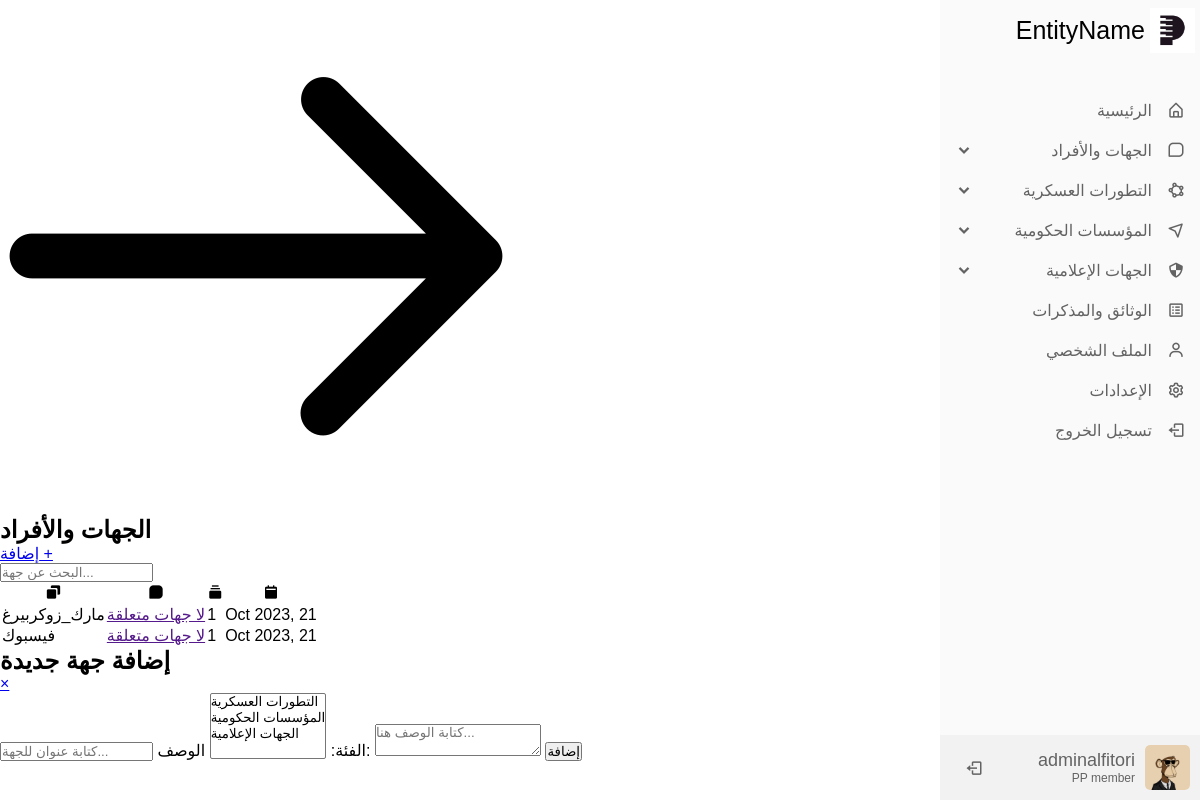
/parties/ (signed in), run on the app's committed database.
### main/models.py (models this page shows, shortened)
class Headline(models.Model):
    title = models.CharField(max_length=500, null=True)
    created_at = models.DateTimeField(auto_now_add=True)
    class Meta:
        ordering = ['-created_at']

class Party(models.Model):
    title = models.CharField(max_length=2000)
    text = models.TextField(blank=True, null=True)
    creator = models.ForeignKey(User, related_name='Pcreator', null=True, on_delete=models.SET_NULL)
    headline = models.ManyToManyField(Headline, blank=True, related_name="Pheadline")
    created_at = models.DateTimeField(auto_now_add=True)
    class Meta:
        ordering = ['-created_at']

### main/views.py (the view, shortened to what this page needs)
# urls.py: path('parties/', main_views.parties, name='parties'),
@login_required
def parties(request):
    parties = Party.objects.all()
    headlines = Headline.objects.all()
    context = {'parties': parties, 'headlines': headlines,}
    return render(request, 'main/parties.html', context)

### main/templates/main/parties.html (shortened to what this page needs)
{% extends 'main/base.html' %}
{% block content %}
{% load static %}
{% load compress %}
<!DOCTYPE html>
<html lang="en" dir="ltr">
  <head>
    {% compress css %}
    <link type="text/x-scss" href="{% static 'main/css/style.scss' %}"     rel="stylesheet" media="screen">
    {% endcompress %}
    <link href='https://unpkg.com/boxicons@2.0.7/css/boxicons.min.css' rel='stylesheet'>
    </head>
<body>
</body>
<body hx-target="this" hx-swap="outerHTML">
  <div class="section1">
    {% include 'main/components/sidebar.html' %}
    <section class="home-section" id="home-section">
      <div class="section2">
        <div class="back">
            <a onclick="openLoaderPage()" hx-get="{% url 'home' %}"><img src="{% static 'main/images/back.png' %}" alt=""></a>
        </div>
        <div class="heading">
            <div class="right">
                <h2 class="title">الجهات والأفراد</h2>
            </div>
            <div class="left">
                <a href="#addParty" class="add">إضافة +</a>
                <div class="search-bar">
                  <form onsubmit="openLoaderPage()" hx-get="{% url 'search' %}" class="form">
                    <input type="text" name="query" id="search_input" placeholder="البحث عن جهة..." oninput="replaceSpaces1()"/>
                  </form>
                </div>
            </div>
        </div>
        <div class="feed">
            <table class="feedtable">
            <tr>
                <th><i class='bx bxs-copy' ></i></th>
                <th><i class='bx bxs-message-square' ></i></th>
                <th><i class='bx bxs-collection' ></i></th>
                <th><i class='bx bxs-calendar-alt' ></i></th>
            </tr>
            {% for party in parties %}
            <tr>
                <td class="title"><a onclick="openLoaderPage()" class="td_link" hx-get="{% url 'party' party.id %}">{{party.title}}</a></td>
                <td class="party">
                  {% if party.headline.all.count == 0 %}
                  <a href="" class="td_link">لا جهات متعلقة</a>
                  {% else %}
                  {% for obj in party.headline.all|slice:":1" %}
                  <a onclick="openLoaderPage()" hx-get="" class="td_link">{{obj.title}}</a>
                  {% endfor %}
                  {% endif %}
                </td>
                <td class="count">{{party.infoParty.all.count}}</td>
                <td class="created_at">{{party.created_at|date:"M Y, d" }}</td>
            </tr>
            {% endfor %}
            </table>
        </div>
    </div>
    <div id="addParty" class="overlay">
        <div class="sidePopup" id="sidePopup">
          <h2>إضافة جهة جديدة</h2>
          <a class="close" href="#">&times;</a>
          <div class="content">
            <form method="post" onsubmit="openLoaderPage()" hx-post="{% url 'parties' %}" action="." id="addParty">
                  <input type="text" class="textarea" id="title_textarea" name="title" placeholder="كتابة عنوان للجهة..." oninput="replaceSpaces()">
                  <label for="headlines" class="selectlabel">الفئة:</label>
                  <select name="headlines" id="headlines" multiple>
                    {% for headline in headlines %}
                    <option value="{{headline.id}}">{{headline.title}}</option>
                    {% endfor %}
                  </select>
                  <label for="headlines" class="selectlabel">الوصف:</label>
                  <textarea style="margin-top: 0;" name="text" id="textarea" class="text-textarea" placeholder="كتابة الوصف هنا..."></textarea>
                  <button class="submit" type="submit" onclick="openLoaderPage(), replaceSpaces()" hx-post="{% url 'parties' %}">إضافة</button>
                </form>
          </div>
        </div>
      </div>
  </body>
</html>
{% endblock content %}

### main/templates/main/base.html (shortened to what this page needs)
{% load static %}
<!DOCTYPE html>
<html lang="en">
<head>
</head>
<body>
    {% block content %}
    {% endblock content %}
</body>
</html>

### main/templates/main/components/sidebar.html (shortened to what this page needs)
{% load static %}
<div class="sidebar">
    <a href="{% url 'home' %}"><div class="logo-details">
      <img src="{% static 'main/images/logo.png' %}" alt="">
      <span class="logo_name">EntityName</span>
    </div></a>
    <ul class="nav-links">
      <li class="mainLi">
        <a onclick="openLoaderPage()" hx-get="{% url 'home' %}">
          <i class='bx bx-home-alt' ></i>
          <span class="link_name">الرئيسية</span>
        </a>
      </li>
      <li class="mainLi">
        <div class="iocn-link">
          <a onclick="openLoaderPage()" hx-get="{% url 'parties' %}">
            <i class='bx bx-message-square' ></i>
            <span class="link_name">الجهات والأفراد</span>
          </a>
          <i class='bx bxs-chevron-down arrow' ></i>
        </div>
      </li>
      {% for headline in headlines %}
      <li class="mainLi">
        <div class="iocn-link">
          <a onclick="openLoaderPage()" hx-get="{% url 'headline' headline.id %}">
            {% if headline.id == 1 %}
            <i class='bx bx-shield-quarter'></i>
            {% elif headline.id == 2 %}
            <i class='bx bx-navigation'></i>
            {% elif headline.id == 3 %}
            <i class='bx bx-shape-polygon'></i>
            {% else %}
            <i class='bx bx-message-square' ></i>
            {% endif %}
            <span class="link_name">{{headline.title}}</span>
          </a>
          <i class='bx bxs-chevron-down arrow' ></i>
        </div>
      </li>
      {% endfor %}
      <li class="mainLi">
        <a onclick="openLoaderPage()" hx-get="{% url 'documents' %}">
          <i class='bx bx-spreadsheet'></i>
          <span class="link_name">الوثائق والمذكرات</span>
        </a>
      </li>
      <li class="mainLi">
        <a href="#">
          <i class='bx bx-user' ></i>
          <span class="link_name">الملف الشخصي</span>
        </a>
      </li>
      <li class="mainLi">
        <a href="#">
          <i class='bx bx-cog' ></i>
          <span class="link_name">الإعدادات</span>
        </a>
      </li>
      <li class="mainLi">
        <a href="{% url 'logout' %}">
          <i class='bx bx-log-out' ></i>
          <span class="link_name">تسجيل الخروج</span>
        </a>
      </li>
      <li>
        <div class="profile-details">
        <div class="profile-content">
            <img src="{% static 'main/images/profile.jpg' %}" alt="">
        </div>
        <div class="name-job">
            <div class="profile_name">{{request.user.username}}</div>
            <div class="job">PP member</div>
        </div>
        <a href="{% url 'logout' %}"><i class='bx bx-log-out'></i></a>
        </div>
      </li>
    </ul>
  </div>

### main/templates/main/components/placeholderLoader.html (shortened to what this page needs)
{% load static %}

### main/templates/main/components/sidebar.html (style rules this page uses)
* { margin: 0; padding: 0; box-sizing: border-box; font-family: 'Gill Sans', 'Gill Sans MT', Calibri, 'Trebuchet MS', sans-serif; }
.sidebar { position: fixed; direction: rtl; top: 0; right: 0; height: 100%; width: 260px; background-color: #fafafa; z-index: 1; transition: all 0.5s ease; -ms-overflow-style: none; scrollbar-width: none; scrollbar-color: transparent transparent; }
.sidebar a { text-decoration: none; cursor: pointer; }
.sidebar .logo-details { height: 60px; width: 100%; display: flex; align-items: center; }
.sidebar .logo-details img { width: 45px; height: 45px; margin-top: 30px; margin: 20px 5px; }
.sidebar .logo-details .logo_name { font-size: 25px; color: #000; font-weight: 600; transition: 0.3s ease; transition-delay: 0.1s; font-weight: 400; }
.sidebar .nav-links { height: 100%; padding: 30px 0 150px 0; overflow: auto; }
.sidebar .nav-links li { position: relative; list-style: none; transition: all 0.4s ease; }
.sidebar .nav-links li .iocn-link { display: flex; align-items: center; justify-content: space-between; }
.sidebar .nav-links li i { height: 40px; min-width: 40px; text-align: center; line-height: 40px; color: #636363; font-size: 18px; cursor: pointer; transition: all 0.3s ease; padding: 0 15px; }
.sidebar .nav-links li a { display: flex; align-items: center; text-decoration: none; }
.sidebar .nav-links li a .link_name { font-size: 16px; font-weight: 400; color: #636363; transition: all 0.4s ease; }
.sidebar .profile-details { position: fixed; bottom: 0; width: 260px; display: grid; grid-template-columns: 1fr 3fr 1fr; gap: 10px; align-items: center; background: #f2f2f2; padding: 10px; transition: all 0.5s ease; }
.sidebar .profile-details .profile-content { display: flex; align-items: center; }
.sidebar .profile-details img { height: 45px; width: 45px; object-fit: cover; border-radius: 5px; background: #fff; transition: all 0.5s ease; }
.sidebar .profile-details .profile_name, .sidebar .profile-details .job { color: #636363; font-size: 18px; font-weight: 500; white-space: nowrap; }
.sidebar .profile-details .job { font-size: 12px; }

### data on the page
Headline: title "التطورات العسكرية", {{ headline.id }} 3 (drawn)
Headline: title "المؤسسات الحكومية", {{ headline.id }} 2 (drawn)
Headline: title "الجهات الإعلامية", {{ headline.id }} 1 (drawn)
Party: title "مارك_زوكربيرغ", shows "لا جهات متعلقة", infoParty.all.count "1", created_at "Oct 2023, 21"
Party: title "فيسبوك", shows "لا جهات متعلقة", infoParty.all.count "1", created_at "Oct 2023, 21"

### other printed values
{{ request.user.username }} "adminalfitori"
